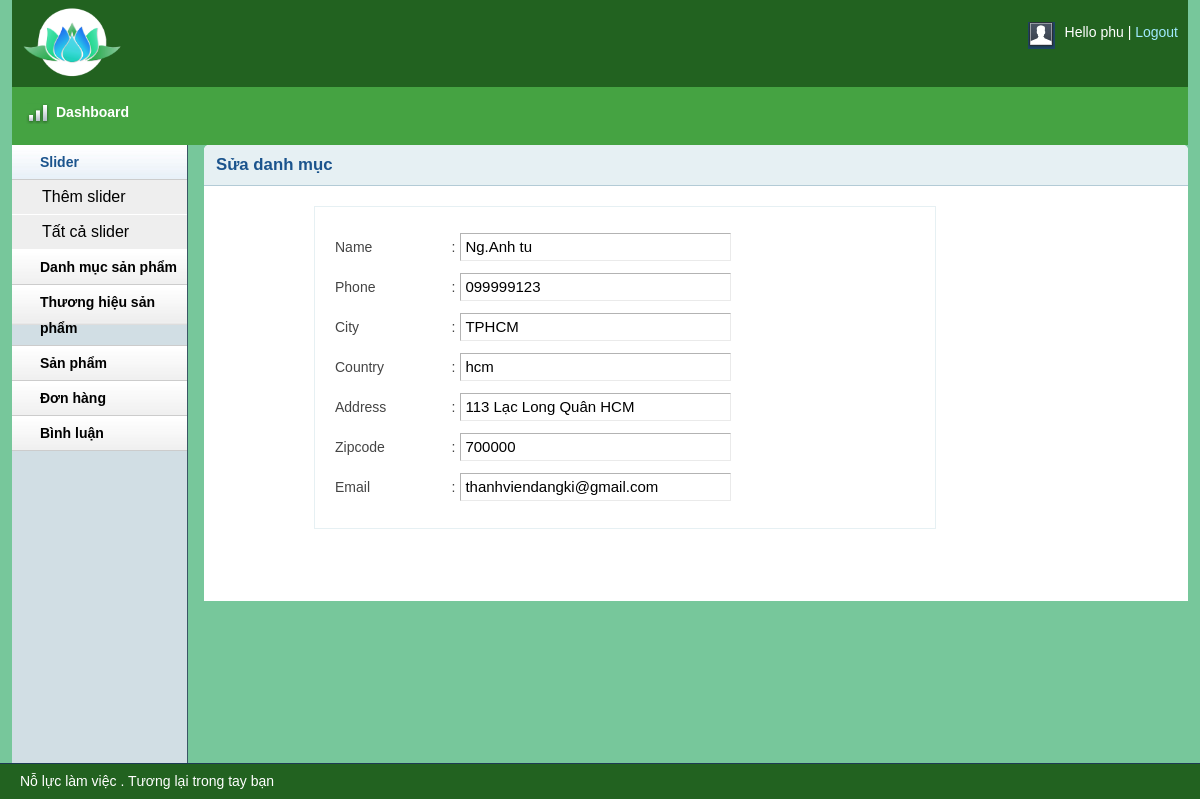
Screenshot of /admin/customer.php?customerid=3 (signed in) with the database file from the repository.
### tables this page shows
CREATE TABLE `tbl_customer` (
  `id` int(11) NOT NULL,
  `name` varchar(255) NOT NULL,
  `address` varchar(255) NOT NULL,
  `city` varchar(30) NOT NULL,
  `country` varchar(30) NOT NULL,
  `zipcode` varchar(30) NOT NULL,
  `phone` varchar(30) NOT NULL,
  `email` varchar(50) NOT NULL,
  `password` varchar(255) NOT NULL
);

### lib/database.php (called while the page is built, shortened)
<?php
Class Database{
   public $host   = DB_HOST;
   public $user   = DB_USER;
   public $pass   = DB_PASS;
   public $dbname = DB_NAME;
   public $link;
private function connectDB(){
   $this->link = new mysqli($this->host, $this->user, $this->pass,
    $this->dbname);
 }
public function select($query){
  $result = $this->link->query($query) or
   die($this->link->error.__LINE__);
  if($result->num_rows > 0){
    return $result;
  } else {
    return false;
  }
 }
}

### classes/customer.php (called while the page is built, shortened)
<?php
	$filepath = realpath(dirname(__FILE__));
	include_once ($filepath.'/../lib/database.php');
?>
<?php
	class customer
	{
		private $db;
		public function __construct()
		{
			$this->db = new Database();
		}
		public function show_customers($id){
			$query = "SELECT * FROM tbl_customer WHERE id='$id'";
			$result = $this->db->select($query);
			return $result;
		}
	}
?>

### admin/customer.php (the view, shortened to what this page needs)
<?php include 'inc/header.php';?>
<?php include 'inc/sidebar.php';?>
<?php
$filepath = realpath(dirname(__FILE__));
include_once ($filepath.'/../classes/customer.php');
 ?>
<?php
    if(!isset($_GET['customerid']) || $_GET['customerid']==NULL){
       echo "<script>window.location ='inbox.php'</script>";
    }else{
         $id = $_GET['customerid'];
    }
     $cs = new customer();
?>
        <div class="grid_10">
            <div class="box round first grid">
                <h2>Sửa danh mục</h2>
               <div class="block copyblock">
                <?php
                    $get_customer = $cs->show_customers($id);
                    if($get_customer){
                        while($result = $get_customer->fetch_assoc()){
                ?>
                 <form action="" method="post">
                    <table class="form">
                        <tr>
                            <td>Name</td>
                            <td>:</td>
                            <td>
                                <input type="text" readonly="readonly" value="<?php echo $result['name'] ?>" name="catName" class="medium" />
                            </td>
                        </tr>
                        <tr>
                            <td>Phone</td>
                            <td>:</td>
                            <td>
                                <input type="text" readonly="readonly" value="<?php echo $result['phone'] ?>" name="catName" class="medium" />
                            </td>
                        </tr>
                        <tr>
                            <td>City</td>
                            <td>:</td>
                            <td>
                                <input type="text" readonly="readonly" value="<?php echo $result['city'] ?>" name="catName" class="medium" />
                            </td>
                        </tr>
                        <tr>
                            <td>Country</td>
                            <td>:</td>
                            <td>
                                <input type="text" readonly="readonly" value="<?php echo $result['country'] ?>" name="catName" class="medium" />
                            </td>
                        </tr>
                         <tr>
                            <td>Address</td>
                            <td>:</td>
                            <td>
                                <input type="text" readonly="readonly" value="<?php echo $result['address'] ?>" name="catName" class="medium" />
                            </td>
                        </tr>
                        <tr>
                            <td>Zipcode</td>
                            <td>:</td>
                            <td>
                                <input type="text" readonly="readonly" value="<?php echo $result['zipcode'] ?>" name="catName" class="medium" />
                            </td>
                        </tr>
                        <tr>
                            <td>Email</td>
                            <td>:</td>
                            <td>
                                <input type="text" readonly="readonly" value="<?php echo $result['email'] ?>" name="catName" class="medium" />
                            </td>
                        </tr>
                    </table>
                </form>
                <?php
                }
            }
                ?>
                </div>
            </div>
        </div>
<?php include 'inc/footer.php';?>

### admin/css/text.css (style rules this page uses)
body { font: 13px/1.5 Tahoma, Helvetica, Arial, 'Liberation Sans', FreeSans, sans-serif; }
h2 { font-size: 23px; }
p, dl, hr, h1, h2, h3, h4, h5, h6, ol, ul, pre, table, address, fieldset { margin-bottom: 20px; }

### admin/css/grid.css (style rules this page uses)
.grid_1, .grid_2, .grid_3, .grid_4, .grid_5, .grid_6, .grid_7, .grid_8, .grid_9, .grid_10, .grid_11, .grid_12, .grid_13, .grid_14, .grid_15, .grid_16 { display: inline; float: left; margin-left: 1%; margin-right: 1%; }
.container_12 .grid_10 { width: 81.333%; }

### admin/css/layout.css (style rules this page uses)
body { background: #fff none repeat scroll 0 0; color: #444; font-size: 14px; padding: 0; }
h1, h2, h3, h4, h5, h6 { line-height:1.2em; margin-bottom:.3em; }
h2 { margin-top:1em; }
.box { background:#fff; margin-bottom:20px; padding:10px 10px 10px 10px; margin-left:-8px; }
.box.grid { padding-bottom:40px; }
.box.round { -moz-border-radius: 5px 5px 0px 0px; -webkit-border-radius: 5px 5px 0px 0px; border-radius: 5px 5px 0px 0px; }
.box h2 { font-size:1.2em; font-weight:bold; color:#1B548D; background:#E6F0F3; margin:-10px -10px 0 -10px; padding:10px 12px; border-bottom:1px solid #B3CBD6; -moz-border-radius: 5px 5px 0px 0px; -webkit-border-radius: 5px 5px 0px 0px; border-radius: 5px 5px 0px 0px; }
.box.first { min-height: 406px; }
.block { padding-top:20px; }
.copyblock { border: 1px solid #e6f0f3; line-height: 32px; margin-left: 100px; margin-top: 20px; padding-left: 20px; width: 600px; }
table.form { width:100%; }
table.form td { padding:4px 0px; }
table.form input, table.form select { font-size: 15px; padding: 4px 4px 5px 4px; border-top: 1px solid #b3b3b3; border-left: 1px solid #b3b3b3; border-right: 1px solid #eaeaea; border-bottom: 1px solid #eaeaea; }
input.medium { width: 55%; }
.block { padding-bottom:1px; }

### rows the page displays
tbl_customer: catName "Ng.Anh tu", catName "099999123", catName "TPHCM", catName "hcm", catName "113 Lạc Long Quân HCM", catName "700000", catName "thanhviendangki@gmail.com"

### other values shown
Session::get('adminName') "phu"
